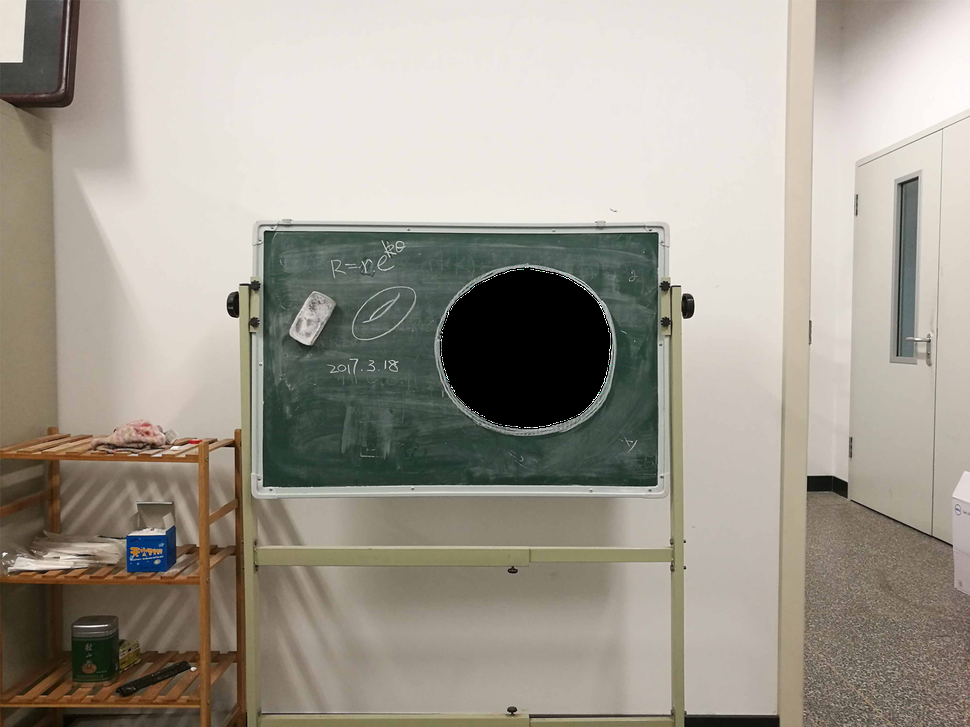
%> input picture test.png, 970 x 727 px, shrunk from 1587 x 1190 before the run
$ octave ClassicDrosteEffect.m   (GNU Octave 9; MATLAB toolbox functions it lacks are replaced by stand-ins)
%> lines starting %> are read from the running program, lines starting %| are printed output that depends on the picture; in (x1, y1, x2, y2) boxes, pixels count from 0 and x2, y2 are one past the last pixel; in counts of white or black regions, pixels touching at a corner belong together; the program's own positions count from 1
%%%% classic Drosteeffect
clear;clc;
%%
[im,map,alpha] = imread('test.png');
%> im is the input picture: size 727x970x3 uint8; mean R, G, B 161.5, 155.9, 144.9
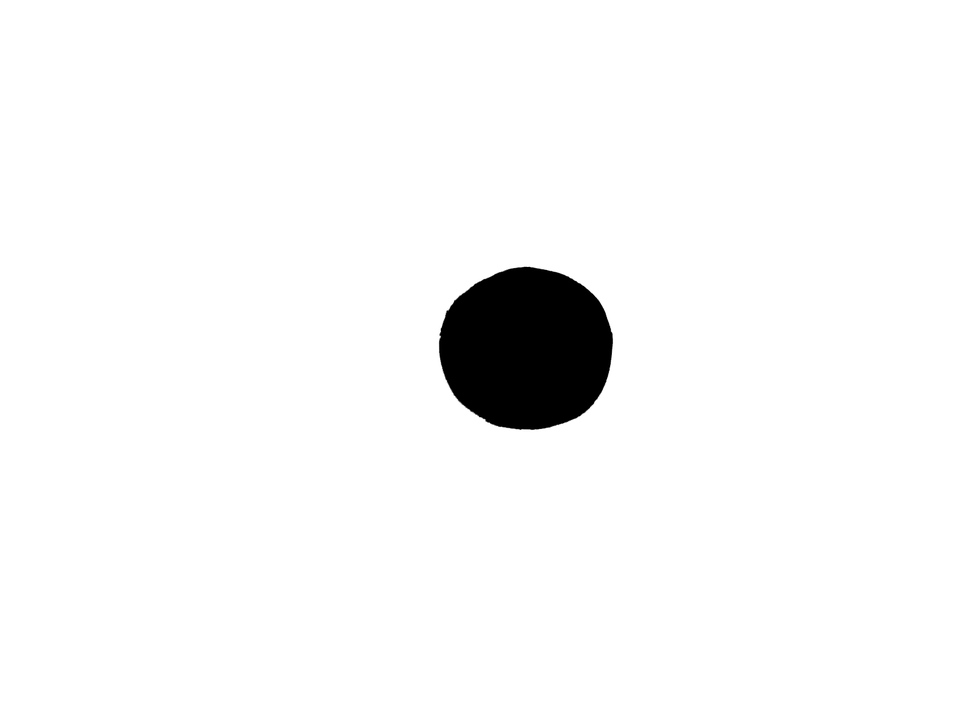
%> alpha: size 727x970 uint8; min 0, max 255, mean 246.9
%> map = []
%%
NX=length(im(1,:,1)); X=0:NX-1;
%> after `NX=length(im(1,:,1))`: NX = 970
%> after `X=0:NX-1`: X = 970 values from 0 to 969
NY=length(im(:,1,1)); Y=0:NY-1;
%> after `NY=length(im(:,1,1))`: NY = 727
%> after `Y=0:NY-1`: Y = 727 values from 0 to 726
[MX, MY]=meshgrid(X,Y);

temp=double(flipud(alpha(:,:,1)));
tempx=MX(temp==0);
cxmin=min(tempx(:)); cxmax=max(tempx(:));
%> after `cxmin=min(tempx(:))`: cxmin = 440
%> after `cxmax=max(tempx(:))`: cxmax = 611
tempy=MY(temp==0);
cymin=min(tempy(:)); cymax=max(tempy(:));
%> after `cymin=min(tempy(:))`: cymin = 298
%> after `cymax=max(tempy(:))`: cymax = 458

X=X-(cxmin+cxmax)/2; Y=Y-(cymin+cymax)/2;
%> after `X=X-(cxmin+cxmax)/2`: X = 970 values from -525.5 to 443.5
%> after `Y=Y-(cymin+cymax)/2`: Y = 727 values from -378 to 348
[MX, MY]=meshgrid(X,Y);
MR=sqrt(MX.^2+MY.^2); MT=angle(MX+1i*MY);

%%
temp=double(flipud(im(:,:,1)))+double(flipud(im(:,:,2)))+double(flipud(im(:,:,3)));
temp(flipud(alpha(:,:,1))==0)=nan;
%> temp: size 727x970 double; 3.04% of the values are NaN or infinite; the others: min 0, max 765, mean 476.9
figure(1);
% surf(temp);shading interp; view(2);axis equal;
surf(MX,MY,temp);shading interp; view(2);axis equal;
colormap gray;
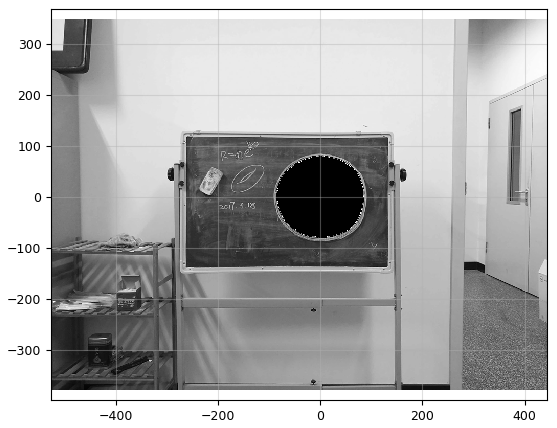
%> figure redrawn from the program's plot data
%%
flag=1;
for ii=flag*(-1:2)
    hold on;
    temp2=double(isnan(temp));
    temp2(temp2==1)=nan;
    MRC=MR.*exp(flag*0.22*(MT+ii*2*pi));
    MXC=MRC.*cos(MT);
    MYC=MRC.*sin(MT);
    figure(2);
    surf(MXC,MYC,temp2,temp);shading interp; view(2);
end
%> this loop made 4 passes
%> pass 1, `temp2=double(isnan(temp));`:
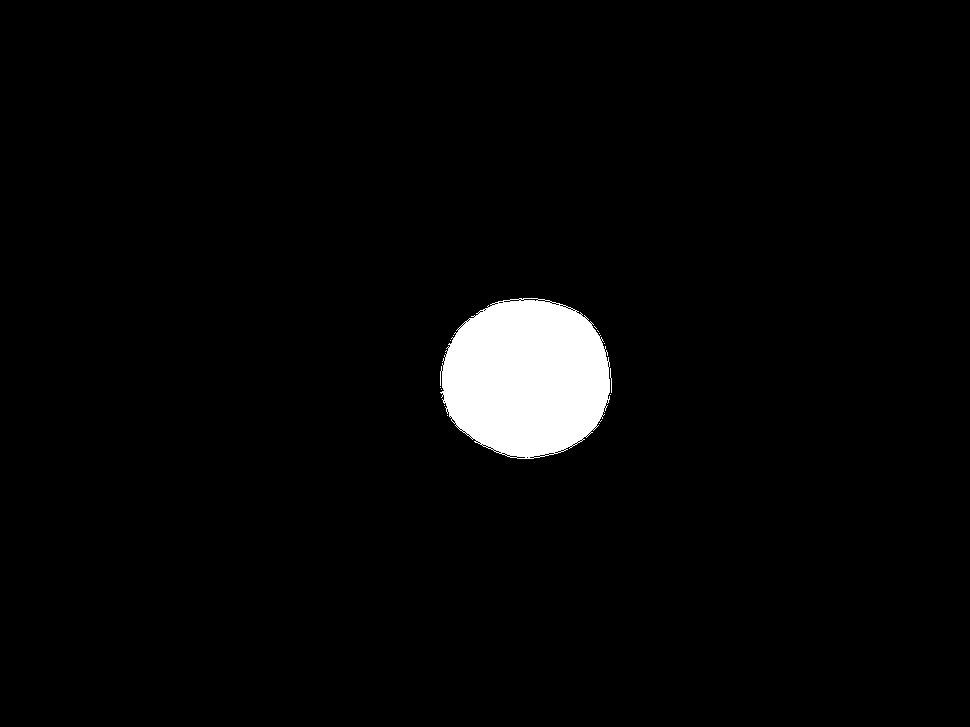
%> temp2: size 727x970 double; values 0 (black) and 1 (white), 3% white; 14 white regions (12 under 20 px), largest, box (x1, y1, x2, y2) and area: (440, 298, 610, 459) 21395, (610, 368, 612, 393) 25
%> pass 1, `MRC=MR.*exp(flag*0.22*(MT+ii*2*pi));`:
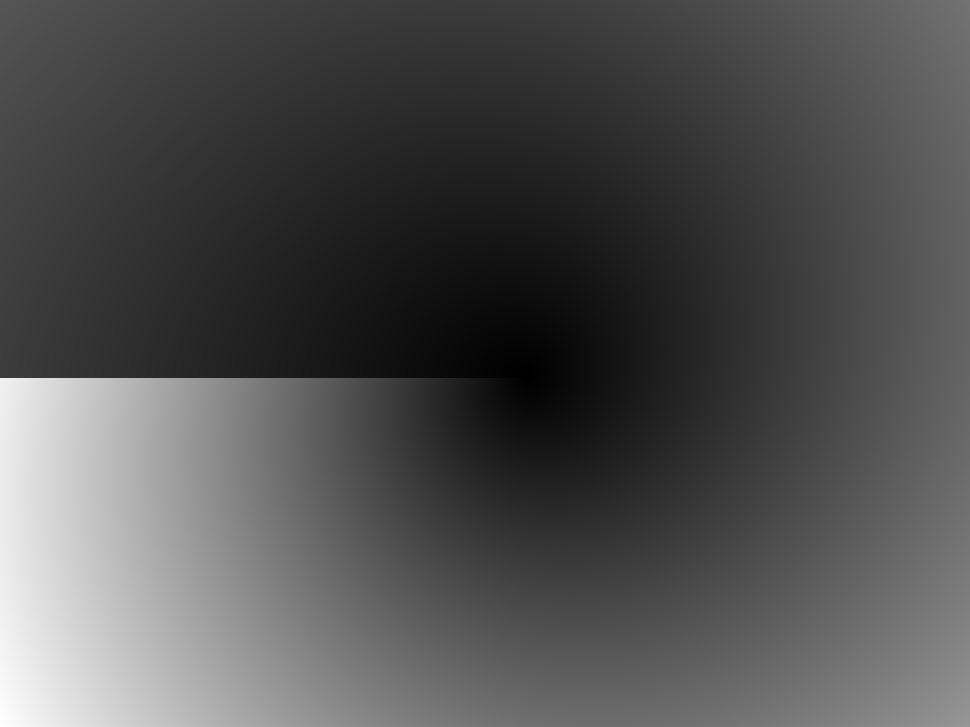
%> MRC: size 727x970 double; min 0.126, max 277.6, mean 88.9; drawn with min black and max white
%> pass 1, `MXC=MRC.*cos(MT);`:
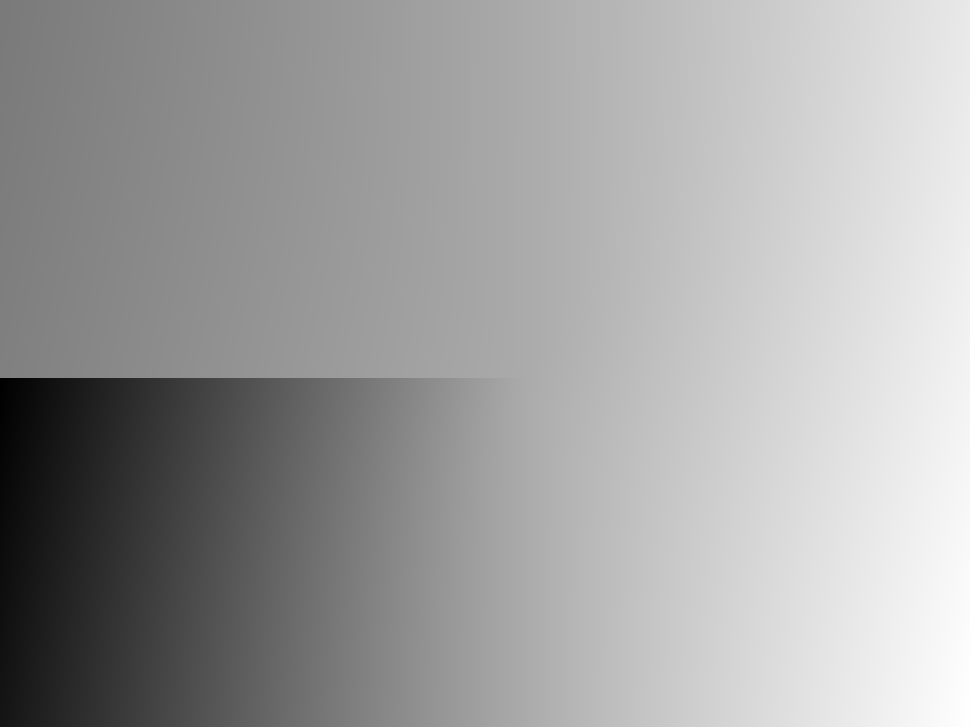
%> MXC: size 727x970 double; min -263.3, max 128.9, mean -15.8; drawn with min black and max white
%> pass 1, `MYC=MRC.*sin(MT);`:
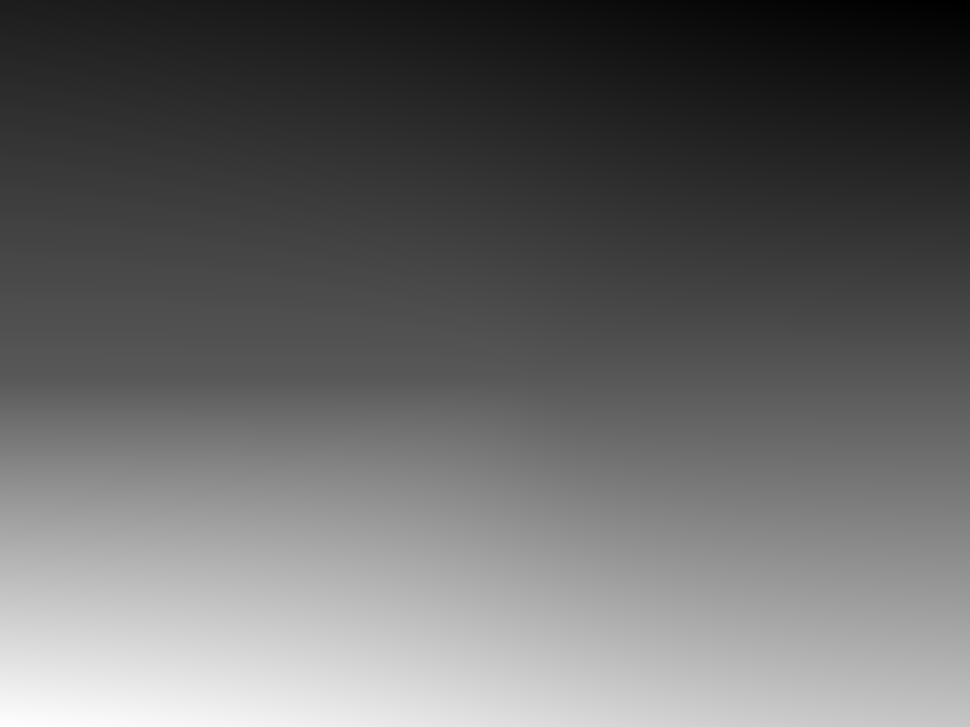
%> MYC: size 727x970 double; min -81.23, max 153.3, mean 13.3; drawn with min black and max white
%> after the loop: temp2: size 727x970 double; 3.04% of the values are NaN or infinite; the others: min 0, max 0, mean 0
colormap gray;
axis equal;
xlim([-1 1]*4e3);
ylim([-1 1]*4e3);
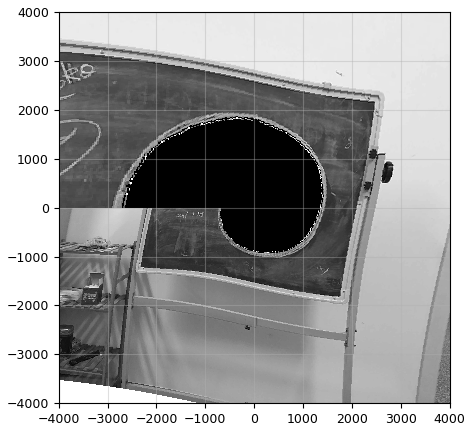
%> figure redrawn from the program's plot data
%%
saveas(gcf,'testout.png')
%%
% [14 lines of commented-out code are left out]
